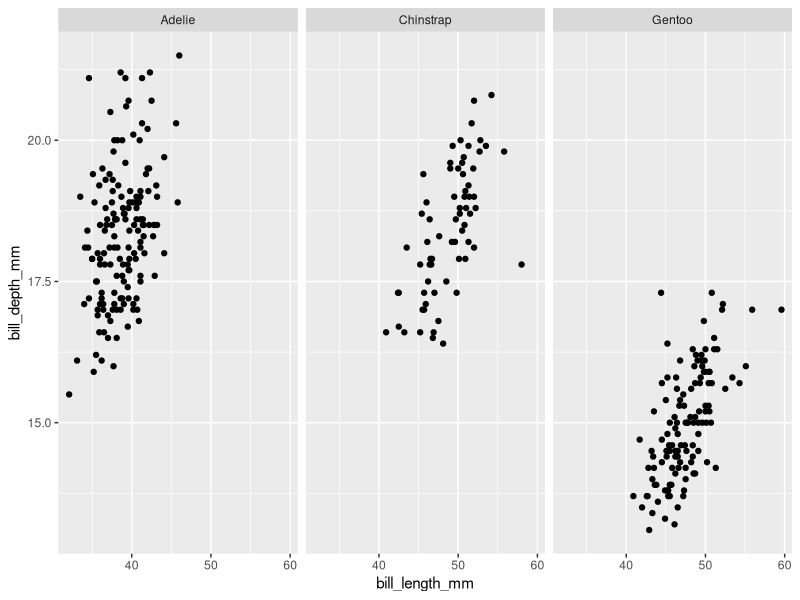
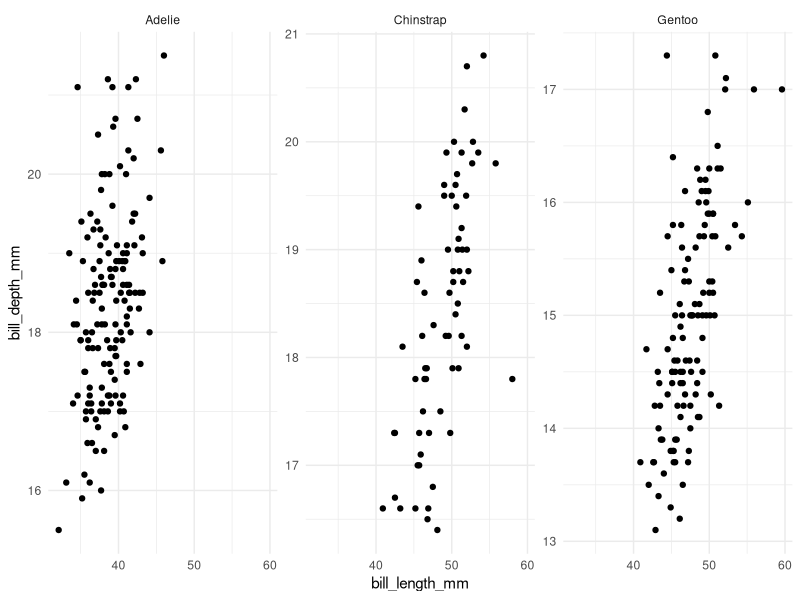

These charts were generated, in order, by the following R code:

            library(ggplot2)
            library(palmerpenguins)
            built_answer <- tryCatch(
                {
                    set.seed(42)
                    ggplot(penguins, aes(x = bill_length_mm, y = bill_depth_mm)) + geom_point() + facet_wrap(~ species)
                    suppressWarnings(
                        if (!file.exists("/sandbox/figures/bill-length_bill-depth_scatter_facet_species_answer.png")) {
                            ggsave(
                                width = 3,
                                height = 3,
                                "/sandbox/figures/bill-length_bill-depth_scatter_facet_species_answer.png"
                            )
                        }
                    )
                    suppressWarnings(
                        ggplot_build(last_plot())
                    )
                },
                error = function(e) {
                    'ERROR'
                }
            )
            built_submission <- tryCatch(
                {
                    set.seed(42)
                    ggplot(penguins, aes(x = bill_length_mm, y = bill_depth_mm)) +
  geom_point() +
  facet_wrap(~ species, scales = "free_y") +
  theme_minimal()
                    suppressWarnings(
                        ggsave(
                            width = 3,
                            height = 3,
                            "figures/bill-length_bill-depth_scatter_facet_species_submission_llama.png"
                        )
                    )
                    suppressWarnings(
                        ggplot_build(last_plot())
                    )
                },
                error = function(e) {
                    'ERROR'
                }
            )
            cat(isTRUE(all.equal(built_answer, built_submission)))
        
